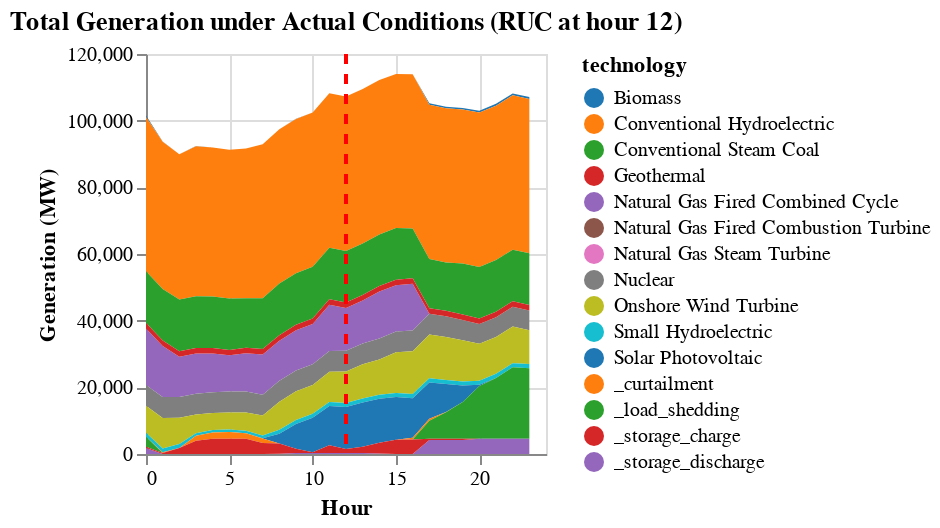

The notebook cell saved with this chart:
### Code cell
include("../src/plots.jl")

plot_actual_ruc_generation(
    ruc_actual_solution,
    n*24+6,
    recommit_time,
    gen_df,
    zone_dict,
    "Total Generation under Actual Conditions"
);

### Figure 1 — Vega specification as saved in the notebook (floating-point values rounded to 4 significant figures; data arrays with more than 128 entries replaced by an {"elided": "..."} marker saying what was removed)
{"$schema": "https://vega.github.io/schema/vega/v5.json", "axes": [{"aria": false, "domain": false, "grid": true, "gridScale": "y", "labels": false, "maxExtent": 0, "minExtent": 0, "orient": "bottom", "scale": "x", "tickCount": {"signal": "ceil(width/40)"}, "ticks": false, "zindex": 0}, {"aria": false, "domain": false, "grid": true, "gridScale": "x", "labels": false, "maxExtent": 0, "minExtent": 0, "orient": "left", "scale": "y", "tickCount": {"signal": "ceil(height/40)"}, "ticks": false, "zindex": 0}, {"grid": false, "labelFlush": true, "labelOverlap": true, "orient": "bottom", "scale": "x", "tickCount": {"signal": "ceil(width/40)"}, "title": "Hour", "zindex": 0}, {"grid": false, "labelOverlap": true, "orient": "left", "scale": "y", "tickCount": {"signal": "ceil(height/40)"}, "title": "Generation (MW)", "zindex": 0}], "background": "white", "data": [{"name": "source_0", "values": {"elided": "360 records"}}, {"name": "data_0", "source": "source_0", "transform": [{"as": "hour", "expr": "toNumber(datum[\"hour\"])", "type": "formula"}]}, {"name": "data_1", "source": "data_0", "transform": [{"field": "gen_sum", "groupby": ["technology"], "key": "hour", "method": "value", "type": "impute", "value": 0}, {"as": ["gen_sum_start", "gen_sum_end"], "field": "gen_sum", "groupby": ["hour"], "offset": "zero", "sort": {"field": ["technology"], "order": ["descending"]}, "type": "stack"}]}], "height": 200, "legends": [{"fill": "color", "symbolType": "circle", "title": "technology"}], "marks": [{"encode": {"update": {"height": {"field": {"group": "height"}}, "width": {"field": {"group": "width"}}}}, "from": {"facet": {"data": "data_1", "groupby": ["technology"], "name": "faceted_path_layer_0_main"}}, "marks": [{"encode": {"update": {"defined": {"signal": "isValid(datum[\"hour\"]) && isFinite(+datum[\"hour\"]) && isValid(datum[\"gen_sum\"]) && isFinite(+datum[\"gen_sum\"])"}, "description": {"signal": "\"Hour: \" + (format(datum[\"hour\"], \"\")) + \"; Generation (MW): \" + (format(datum[\"gen_sum\"], \"\")) + \"; technology: \" + (isValid(datum[\"technology\"]) ? datum[\"technology\"] : \"\"+datum[\"technology\"])"}, "fill": {"field": "technology", "scale": "color"}, "orient": {"value": "vertical"}, "x": {"field": "hour", "scale": "x"}, "y": {"field": "gen_sum_end", "scale": "y"}, "y2": {"field": "gen_sum_start", "scale": "y"}}}, "from": {"data": "faceted_path_layer_0_main"}, "name": "layer_0_marks", "sort": {"field": "datum[\"hour\"]"}, "style": ["area"], "type": "area"}], "name": "layer_0_pathgroup", "type": "group"}, {"encode": {"update": {"stroke": {"value": "red"}, "strokeDash": {"value": [5, 5]}, "strokeWidth": {"value": 2}, "x": {"scale": "x", "value": 12}, "y": {"value": 0}, "y2": {"field": {"group": "height"}}}}, "from": {"data": "data_0"}, "name": "layer_1_marks", "style": ["rule"], "type": "rule"}], "padding": 5, "scales": [{"domain": {"fields": [{"data": "data_1", "field": "hour"}, [12]]}, "name": "x", "nice": true, "range": [0, {"signal": "width"}], "type": "linear", "zero": false}, {"domain": {"data": "data_1", "fields": ["gen_sum_start", "gen_sum_end"]}, "name": "y", "nice": true, "range": [{"signal": "height"}, 0], "type": "linear", "zero": true}, {"domain": {"data": "data_1", "field": "technology", "sort": true}, "name": "color", "range": {"scheme": "category10"}, "type": "ordinal"}], "style": "cell", "title": {"frame": "group", "text": "Total Generation under Actual Conditions (RUC at hour 12)"}, "width": 200}
